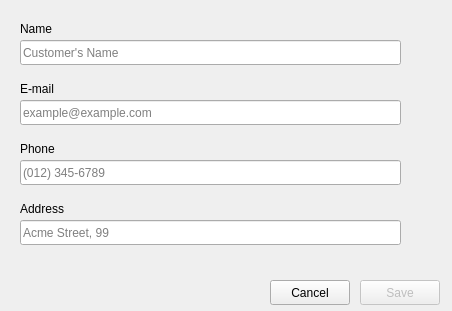
<?xml version="1.0" encoding="UTF-8"?>
<ui version="4.0">
 <class>customerWin</class>
 <widget class="QDialog" name="customerWin">
  <property name="enabled">
   <bool>true</bool>
  </property>
  <property name="geometry">
   <rect>
    <x>0</x>
    <y>0</y>
    <width>452</width>
    <height>311</height>
   </rect>
  </property>
  <property name="windowTitle">
   <string>customerWin</string>
  </property>
  <widget class="QLineEdit" name="nameLineEdit">
   <property name="geometry">
    <rect>
     <x>20</x>
     <y>40</y>
     <width>381</width>
     <height>25</height>
    </rect>
   </property>
   <property name="placeholderText">
    <string>Customer's Name</string>
   </property>
  </widget>
  <widget class="QLabel" name="nameLabel">
   <property name="geometry">
    <rect>
     <x>20</x>
     <y>20</y>
     <width>54</width>
     <height>17</height>
    </rect>
   </property>
   <property name="text">
    <string>Name</string>
   </property>
  </widget>
  <widget class="QLineEdit" name="emailLineEdit">
   <property name="geometry">
    <rect>
     <x>20</x>
     <y>100</y>
     <width>381</width>
     <height>25</height>
    </rect>
   </property>
   <property name="placeholderText">
    <string>example@example.com</string>
   </property>
  </widget>
  <widget class="QLabel" name="emailLabel">
   <property name="geometry">
    <rect>
     <x>20</x>
     <y>80</y>
     <width>54</width>
     <height>17</height>
    </rect>
   </property>
   <property name="text">
    <string>E-mail</string>
   </property>
  </widget>
  <widget class="QLabel" name="phoneLabel">
   <property name="geometry">
    <rect>
     <x>20</x>
     <y>140</y>
     <width>54</width>
     <height>17</height>
    </rect>
   </property>
   <property name="text">
    <string>Phone</string>
   </property>
  </widget>
  <widget class="QLabel" name="addressLabel">
   <property name="geometry">
    <rect>
     <x>20</x>
     <y>200</y>
     <width>54</width>
     <height>17</height>
    </rect>
   </property>
   <property name="text">
    <string>Address</string>
   </property>
  </widget>
  <widget class="QLineEdit" name="addressLineEdit">
   <property name="geometry">
    <rect>
     <x>20</x>
     <y>220</y>
     <width>381</width>
     <height>25</height>
    </rect>
   </property>
   <property name="placeholderText">
    <string>Acme Street, 99</string>
   </property>
  </widget>
  <widget class="QLabel" name="alreadyRegLabel">
   <property name="enabled">
    <bool>true</bool>
   </property>
   <property name="geometry">
    <rect>
     <x>200</x>
     <y>70</y>
     <width>201</width>
     <height>17</height>
    </rect>
   </property>
   <property name="frameShape">
    <enum>QFrame::NoFrame</enum>
   </property>
   <property name="frameShadow">
    <enum>QFrame::Plain</enum>
   </property>
   <property name="text">
    <string/>
   </property>
  </widget>
  <widget class="QPushButton" name="saveButton">
   <property name="enabled">
    <bool>false</bool>
   </property>
   <property name="geometry">
    <rect>
     <x>360</x>
     <y>280</y>
     <width>80</width>
     <height>25</height>
    </rect>
   </property>
   <property name="text">
    <string>Save</string>
   </property>
  </widget>
  <widget class="QPushButton" name="cancelButton">
   <property name="geometry">
    <rect>
     <x>270</x>
     <y>280</y>
     <width>80</width>
     <height>25</height>
    </rect>
   </property>
   <property name="text">
    <string>Cancel</string>
   </property>
  </widget>
  <widget class="QLineEdit" name="phoneLineEdit">
   <property name="enabled">
    <bool>true</bool>
   </property>
   <property name="geometry">
    <rect>
     <x>20</x>
     <y>160</y>
     <width>381</width>
     <height>25</height>
    </rect>
   </property>
   <property name="placeholderText">
    <string>(012) 345-6789</string>
   </property>
  </widget>
 </widget>
 <tabstops>
  <tabstop>nameLineEdit</tabstop>
  <tabstop>emailLineEdit</tabstop>
  <tabstop>phoneLineEdit</tabstop>
  <tabstop>addressLineEdit</tabstop>
  <tabstop>saveButton</tabstop>
  <tabstop>cancelButton</tabstop>
 </tabstops>
 <resources/>
 <connections>
  <connection>
   <sender>nameLineEdit</sender>
   <signal>returnPressed()</signal>
   <receiver>emailLineEdit</receiver>
   <slot>setFocus()</slot>
   <hints>
    <hint type="sourcelabel">
     <x>77</x>
     <y>55</y>
    </hint>
    <hint type="destinationlabel">
     <x>103</x>
     <y>110</y>
    </hint>
   </hints>
  </connection>
  <connection>
   <sender>addressLineEdit</sender>
   <signal>returnPressed()</signal>
   <receiver>saveButton</receiver>
   <slot>click()</slot>
   <hints>
    <hint type="sourcelabel">
     <x>106</x>
     <y>226</y>
    </hint>
    <hint type="destinationlabel">
     <x>421</x>
     <y>292</y>
    </hint>
   </hints>
  </connection>
  <connection>
   <sender>emailLineEdit</sender>
   <signal>returnPressed()</signal>
   <receiver>phoneLineEdit</receiver>
   <slot>setFocus()</slot>
   <hints>
    <hint type="sourcelabel">
     <x>164</x>
     <y>115</y>
    </hint>
    <hint type="destinationlabel">
     <x>152</x>
     <y>183</y>
    </hint>
   </hints>
  </connection>
  <connection>
   <sender>phoneLineEdit</sender>
   <signal>returnPressed()</signal>
   <receiver>addressLineEdit</receiver>
   <slot>setFocus()</slot>
   <hints>
    <hint type="sourcelabel">
     <x>233</x>
     <y>176</y>
    </hint>
    <hint type="destinationlabel">
     <x>255</x>
     <y>230</y>
    </hint>
   </hints>
  </connection>
 </connections>
</ui>
